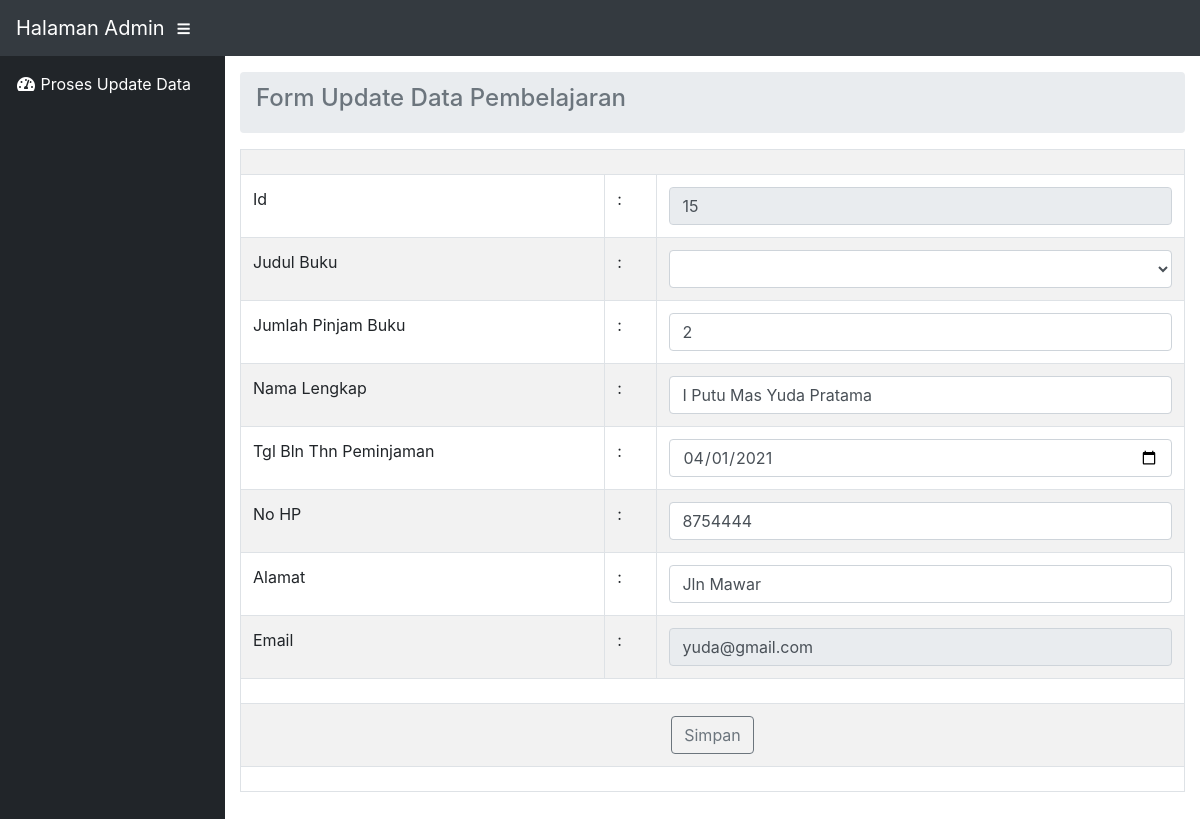
The page /adminn/pembelajaran/formupdatepembelajaran.php?id=15 on the database its author committed.
### tables this page shows
CREATE TABLE `tb_pembelajaran` (
  `id` int(11) NOT NULL,
  `judul_buku` varchar(30) NOT NULL,
  `jumlah_pinjam_buku` int(15) NOT NULL,
  `nama_lengkap` varchar(30) NOT NULL,
  `tgl_bln_thn_peminjaman` date NOT NULL,
  `no_hp` int(15) NOT NULL,
  `alamat` varchar(40) NOT NULL,
  `email` varchar(40) NOT NULL,
  `kodelogin` int(11) NOT NULL
);

### adminn/pembelajaran/formupdatepembelajaran.php (the view, shortened to what this page needs)
<?php
include "../koneksi.php";
$id              = $_GET['id'];
$data=mysqli_query($koneksi, "SELECT * FROM tb_pembelajaran WHERE id='$id'");
$hasil=mysqli_fetch_array($data);
$judulbuku          = $hasil['1'];
$jumlahpinjambuku   = $hasil['2'];
$namalengkap        = $hasil['3'];
$tglblnthnpeminjaman = $hasil['4'];
$nohp               = $hasil['5'];
$alamat             = $hasil['6'];
$email              = $hasil['7'];
?>
<!DOCTYPE html>
<html lang="en">
<head>
  <link href="../vendor/fontawesome-free/css/all.min.css" rel="stylesheet" type="text/css">
  <link href="../vendor/datatables/dataTables.bootstrap4.css" rel="stylesheet">
  <link href="../css/sb-admin.css" rel="stylesheet">
</head>
<body id="page-top">
  <nav class="navbar navbar-expand navbar-dark bg-dark static-top">
    <a class="navbar-brand mr-1" href="#">Halaman Admin</a>
    <button class="btn btn-link btn-sm text-white order-1 order-sm-0" id="sidebarToggle" href="#">
      <i class="fas fa-bars"></i>
    </button>
  </nav>
  <div id="wrapper">
    <ul class="sidebar navbar-nav">
      <li class="nav-item active ">
        <a class="nav-link" href="viewawal.php">
          <i class="fas fa-fw fa-tachometer-alt"></i>
          <span>Proses Update Data </span>
        </a>
    </ul>
    <div id="content-wrapper">
      <div class="container-fluid">
        <ol class="breadcrumb">
          <li class="breadcrumb-item active"><h4>Form Update Data Pembelajaran</h4></li>
        </ol>
    </div>
    <section>
            <div class="container-fluid">
            <table border="1" align="center">
                <class form-control>
                <table border="0" table class="table table-hover table table-bordered table table table-striped">
            <form method="post" action="updatedatapembelajaran.php">
                <tr>
                   <td align="center" colspan="12"></td>
                </tr>
                <tr>
                     <td>Id</td>
                    <td>:</td>
                    <td><input type="number" name="id" class="form-control" value="<?php echo"$id";?>" readonly/></td>
                </tr>
                <tr>
                    <td>Judul Buku</td>
                    <td>:</td>
                    <td><select name="judulbuku" class="form-control" value="<?php echo"$judulbuku";?>">
                        <option value=""></option>
                        <option value="Java Script">Buku Java Script</option>
                    </select></td>
                </tr>
                <tr>
                    <td>Jumlah Pinjam Buku</td>
                    <td>:</td>
                    <td><input type="number" name="jumlah" class="form-control" value="<?php echo"$jumlahpinjambuku";?>"/></td>
                </tr>
                <tr>
                    <td>Nama Lengkap</td>
                    <td>:</td>
                    <td><input type="text" name="nama" class="form-control" value="<?php echo"$namalengkap";?>"/></td>
                </tr>
                <tr>
                    <td>Tgl Bln Thn Peminjaman</td>
                    <td>:</td>
                    <td><input type="date" name="tgl" class="form-control" value="<?php echo"$tglblnthnpeminjaman";?>"/></td>
                </tr>
                 <tr>
                    <td>No HP</td>
                    <td>:</td>
                    <td><input type="number" name="nohp" class="form-control" value="<?php echo"$nohp";?>"/></td>
                </tr>
                <tr>
                    <td>Alamat</td>
                    <td>:</td>
                    <td><input type="text" name="alamat" class="form-control" value="<?php echo"$alamat";?>"/></td>
                </tr>
                <tr>
                    <td>Email</td>
                    <td>:</td>
                    <td><input type="Email" name="email" class="form-control" value="<?php echo"$email";?>" readonly/></td>
                </tr>
                   <tr>
                   <td align="center" colspan="12"></td>
                </tr>
                <tr>
                    <td colspan="20" align="center">
                        <input type="submit" class="btn btn-outline-secondary" value="Simpan"/>
                    </td>
                </tr>
                   <tr>
                   <td align="center" colspan="12"></td>
                </tr>
                </form>
            </table>
            </class>
        </table>
        </div>
    </section>
    </div>
  </div>
</body>
</html>

### rows shown on the page
tb_pembelajaran: jumlah "2", nama "I Putu Mas Yuda Pratama", tgl "04/01/2021", nohp "8754444", alamat "Jln Mawar", email "yuda@gmail.com"
